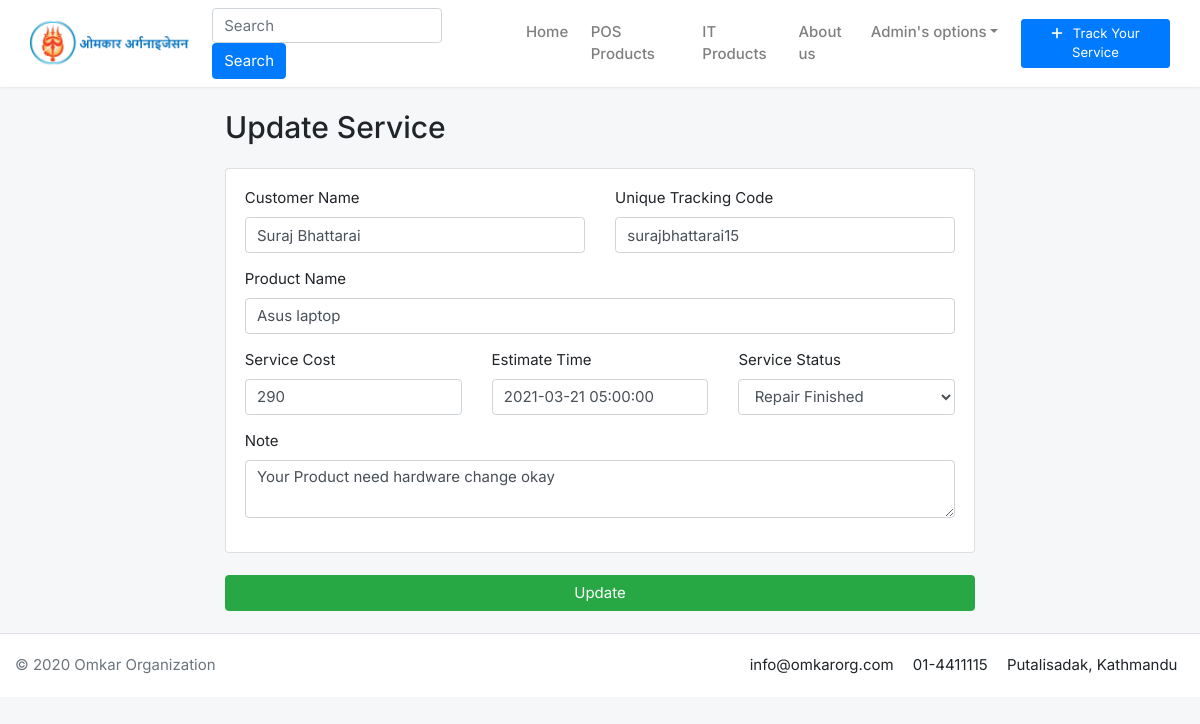
Page /service/edit/surajbhattarai15/ (signed in) on the committed database.
### core/models.py (models this page shows, shortened)
class Service(models.Model):
    customer_name = models.CharField(max_length=200)
    tracking_code = models.CharField(max_length=200)
    product_name = models.CharField(max_length=500)
    price  = models.BigIntegerField(default='')
    estimate_time = models.DateTimeField()
    slug   = models.SlugField(unique=True, blank=True)
    status = models.CharField(choices=STATUS, max_length=128, default='')
    note = models.CharField(max_length=500)
    published = models.DateTimeField(auto_now_add=True)
    updated_at = models.DateTimeField(auto_now=True)

### core/views.py (the view)
# urls.py: path("service/edit/<slug>/", views.ServiceUpdateView.as_view(), name="update-service"),
class ServiceUpdateView(LoginRequiredMixin, UpdateView):
    form_class = ServiceForm
    model = Service
    template_name = "update-service.html"
    success_url = reverse_lazy('addservice')

### core/forms.py
class ServiceForm(ModelForm):
    class Meta():
        model = Service
        fields = ('price', 'customer_name', 'tracking_code','estimate_time',
                  'status', 'note','product_name')
        widgets = {
            'price': NumberInput(
                attrs={'class': 'form-control'}),
            'customer_name': TextInput(
                attrs={'class': 'form-control'}),
            'status': Select(
                attrs={'class': 'select2 form-control'}),
            'tracking_code': TextInput(
                attrs={'class': 'form-control'}),
            'note': Textarea(
                attrs={'class': 'form-control', 'rows':'2'}),
            'product_name': TextInput(
                attrs={'class': 'form-control'}),
            'estimate_time': DateTimeInput(format='%Y-%m-%d %H:%M:%S',attrs={'class': 'datetimefield form-control' ,'type':'datetime','placeholder': 'Pick a date'})
        }

### templates/update-service.html (shortened to what this page needs)
{% extends "base.html" %}
{% load static %}
{% block content %}
<div class="row justify-content-center container mx-auto">
	<div class='col-md-8'>
		<h2 class="title-page my-4">Update Service</h2>
		<form method="POST" enctype="multipart/form-data">
			<div class="card">
				<div class="card-body">
					<div class="row">
						<div class="col-6">
							<div class="form-group">
								<label for="username">Customer Name</label>
								{{form.customer_name}}
							</div>
						</div>
						<div class="col-6">
							<div class="form-group">
								<label for="username">Unique Tracking Code</label>
								{{form.tracking_code}}
							</div>
						</div>
					</div>
					<div class="form-group">
						<label>Product Name</label>
						{{form.product_name}}
					</div>
					<div class="row">
						<div class="col-md-4">
							<div class="form-group">
								<label for="username">Service Cost</label>
								{{form.price}}
							</div>
						</div>
						<div class="col-md-4">
							<div class="form-group">
								<label>Estimate Time</label>
								{{form.estimate_time}}
							</div>
						</div>
						<div class="col-md-4">
							<div class="form-group">
								<label>Service Status</label>
								{{form.status}}
							</div>
						</div>
					</div>
					<div class="form-group">
						<label>Note</label>
						{{form.note}}
					</div>
				</div>
			</div>
			<button class="btn btn-success btn-block my-4" type="summit">Update</button>
		</form>
	</div>
</div>
<link rel="stylesheet" href="https://cdn.jsdelivr.net/npm/flatpickr/dist/flatpickr.min.css">
{% endblock %}

### omkarorg/static/css/ui.css (style rules this page uses)
html { font-family: 'Inter', sans-serif !important; font-size: 15px }
.container { max-width: 1250px !important; }
article:after, .form-group:after { display: block; clear: both; content: "" }
.title-page { color: #212529 }
body { font-family: 'Inter', sans-serif !important; background-color: #f6f7f9 !important; }

### rows in the picture
Service: customer_name "Suraj Bhattarai", tracking_code "surajbhattarai15", product_name "Asus laptop", price "290", estimate_time "2021-03-21 05:00:00", status "Repair Finished", note "Your Product need hardware change okay"
